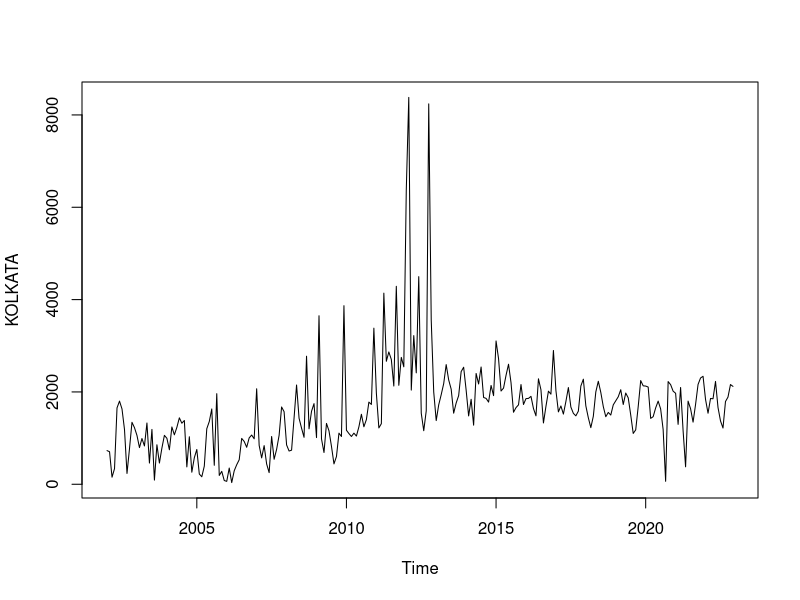
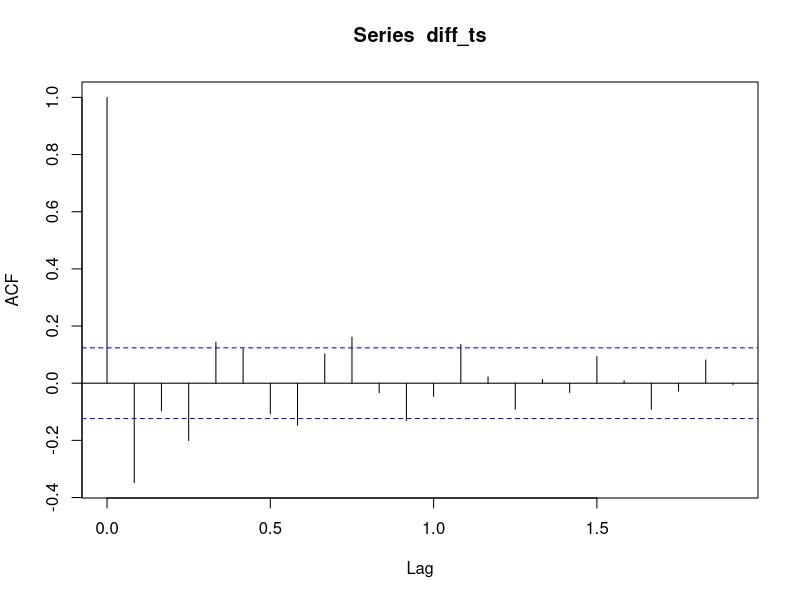
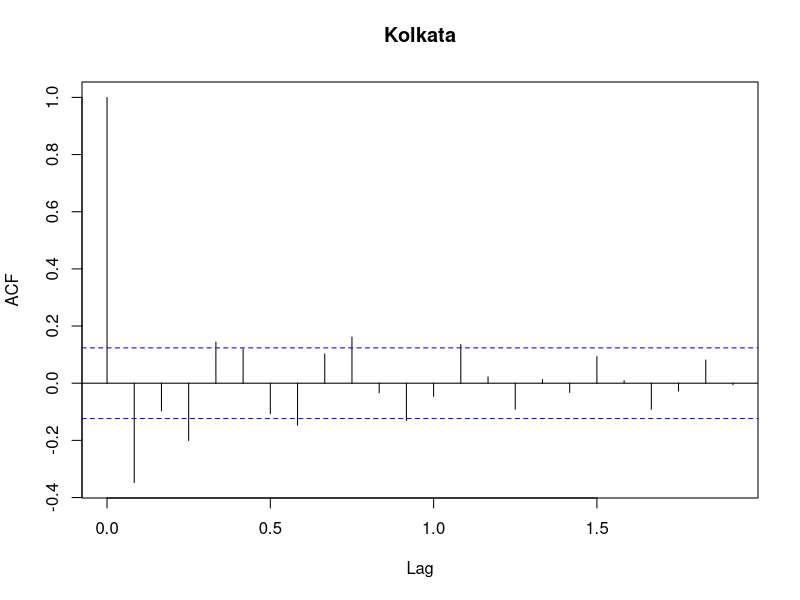
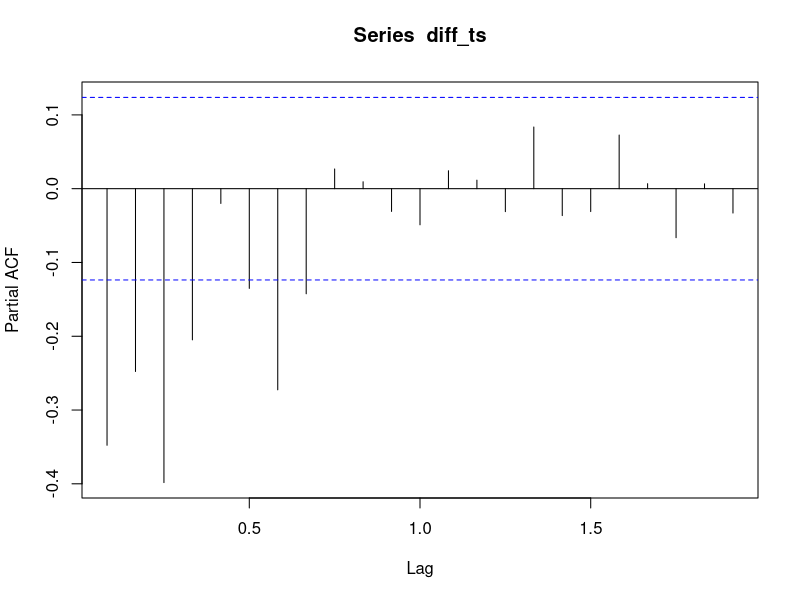
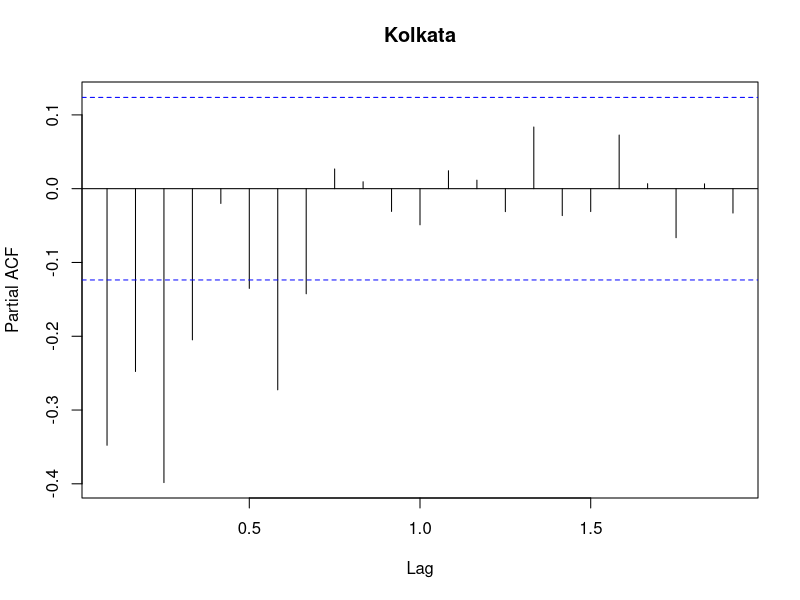

These figures' R source, in order: (Note: this script raises an error after producing the figures.)
data = read.csv("5_TS_LEMON.csv")

#CHANGING TO TIME SERIES

KOLKATA <- ts(data$KOLKATA, start = c(2002, 1), end = c(2022, 12), frequency = 12)
KOLKATA

#PLOTTING DATA

plot(KOLKATA)

#ADF TEST TO CHECK P-VALUE

library(tseries)
adf.test(KOLKATA)

#DIFFERENCING FOR STATIONARITY
diff_ts = diff(KOLKATA)

#AGAIN TEST
adf.test(diff_ts)

# Compute autocorrelation function
acf_result <- acf(diff_ts)

# Plot autocorrelation function with title
plot(acf_result, main = "Kolkata")
# Compute autocorrelation function
pacf_result <- pacf(diff_ts)

# Plot autocorrelation function with title
plot(pacf_result, main = "Kolkata")
# AUTO ARIMA

auto_arima =auto.arima(KOLKATA)

#FORECASTING FOR AUTO.ARIMA
library(forecast)
forecast = forecast(auto_arima,h=24)
forecast
autoplot(forecast,main = "Kolkata",xlab="Year", ylab = "Production in Tons")

#2022 VALUES(ACTUAL)

data_ts[240:252]

#checking accuracy for every model

# For auto ARIMA
mae_auto = mean(abs(forecast$residuals))
mse_auto = mean(forecast$residuals^2)
rmse_auto = sqrt(mse_auto)
actual_values = data_ts[229:252]
mape_auto = mean(abs(forecast$residuals / actual_values)) * 100
mae_auto
mse_auto
rmse_auto
mape_auto


#here auto.arima IS  the best model 
mae_auto
mse_auto
rmse_auto
mape_auto




#install.packages("e1071")
library(e1071)
library(stats)
# Compute skewness
skewness <- skewness(data_ts)

# Compute kurtosis
kurtosis <- kurtosis(data_ts)

# Compute standard deviation
std_dev <- sd(data_ts)
skewness
kurtosis
std_dev
summary(data_ts)

df<- data.frame(forecast)
write.csv(df, "KOLKATA.csv")
